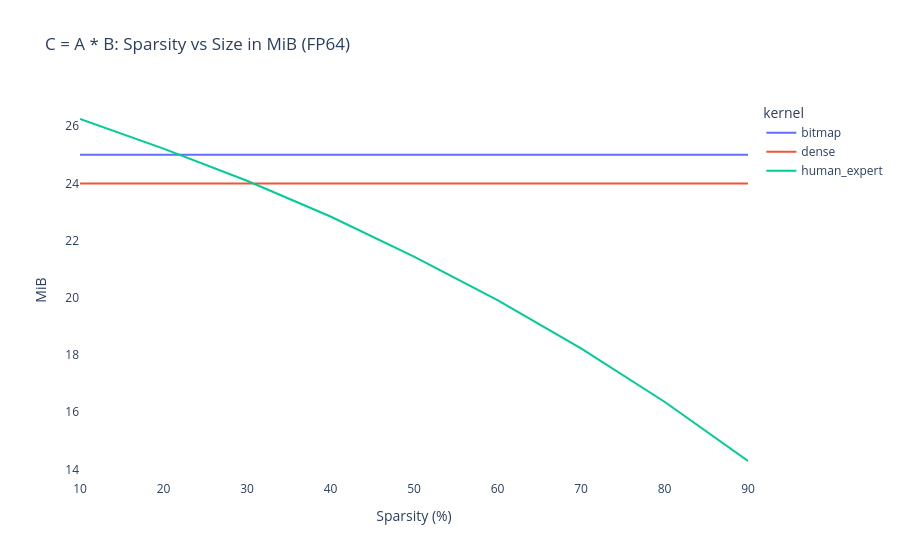

This figure's notebook cell:
### Code cell
fig = px.line(full_df, 
              x='sparsity', 
              y='mb', 
              color='kernel',
              title='C = A * B: Sparsity vs Size in MiB (FP64)',
              labels={'sparsity': 'Sparsity (%)', 'mb': 'MiB'})
fig.update_layout(plot_bgcolor='white')
fig.show()

### Figure 1 — Plotly figure (JSON) as saved in the notebook; plotly's stock layout.template omitted (floating-point values rounded to 4 significant figures)
{"data": [{"hovertemplate": "kernel=bitmap<br>Sparsity (%)=%{x}<br>MiB=%{y}<extra></extra>", "legendgroup": "bitmap", "line": {"color": "#636efa", "dash": "solid"}, "marker": {"symbol": "circle"}, "mode": "lines", "name": "bitmap", "orientation": "v", "showlegend": true, "type": "scatter", "x": [10, 20, 30, 40, 50, 60, 70, 80, 90], "xaxis": "x", "y": [25.0, 25.0, 25.0, 25.0, 25.0, 25.0, 25.0, 25.0, 25.0], "yaxis": "y"}, {"hovertemplate": "kernel=dense<br>Sparsity (%)=%{x}<br>MiB=%{y}<extra></extra>", "legendgroup": "dense", "line": {"color": "#EF553B", "dash": "solid"}, "marker": {"symbol": "circle"}, "mode": "lines", "name": "dense", "orientation": "v", "showlegend": true, "type": "scatter", "x": [10, 20, 30, 40, 50, 60, 70, 80, 90], "xaxis": "x", "y": [24.0, 24.0, 24.0, 24.0, 24.0, 24.0, 24.0, 24.0, 24.0], "yaxis": "y"}, {"hovertemplate": "kernel=human_expert<br>Sparsity (%)=%{x}<br>MiB=%{y}<extra></extra>", "legendgroup": "human_expert", "line": {"color": "#00cc96", "dash": "solid"}, "marker": {"symbol": "circle"}, "mode": "lines", "name": "human_expert", "orientation": "v", "showlegend": true, "type": "scatter", "x": [10, 20, 30, 40, 50, 60, 70, 80, 90], "xaxis": "x", "y": [26.25, 25.22, 24.09, 22.84, 21.44, 19.92, 18.23, 16.37, 14.29], "yaxis": "y"}], "layout": {"legend": {"title": {"text": "kernel"}, "tracegroupgap": 0}, "plot_bgcolor": "white", "title": {"text": "C = A * B: Sparsity vs Size in MiB (FP64)"}, "xaxis": {"anchor": "y", "domain": [0, 1], "title": {"text": "Sparsity (%)"}}, "yaxis": {"anchor": "x", "domain": [0, 1], "title": {"text": "MiB"}}}}
